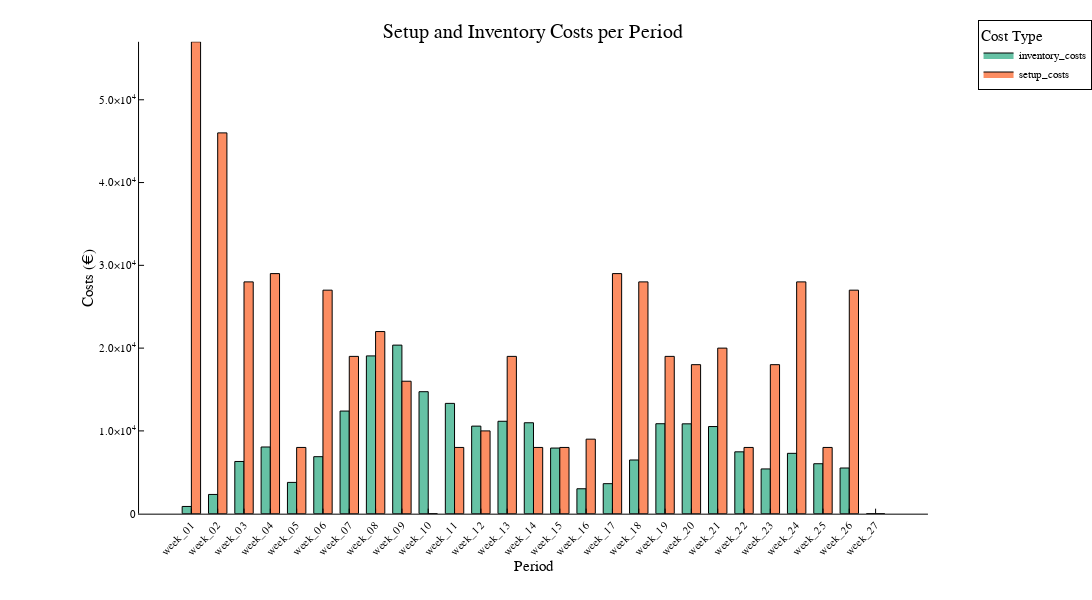

The notebook cell saved with this chart:
### Code cell
stacked_costs = create_cost_results()
p = create_cost_plot(stacked_costs)

### Figure 1 — Plotly figure (JSON) as saved in the notebook; plotly's stock layout.template omitted (floating-point values rounded to 4 significant figures)
{"data": [{"fill": "tozeroy", "fillcolor": "rgba(102, 194, 165, 1.000)", "legendgroup": "inventory_costs", "line": {"color": "rgba(0, 0, 0, 1.000)", "dash": "solid", "width": 1}, "mode": "lines", "name": "inventory_costs", "showlegend": true, "type": "scatter", "x": [0.15, 0.15, 0.5, 0.5, 0.15, 0.15], "xaxis": "x1", "y": [871, 0, 0, 871, 871, 871], "yaxis": "y1"}, {"fill": "tozeroy", "fillcolor": "rgba(102, 194, 165, 1.000)", "legendgroup": "inventory_costs", "line": {"color": "rgba(0, 0, 0, 1.000)", "dash": "solid", "width": 1}, "mode": "lines", "name": "inventory_costs", "showlegend": false, "type": "scatter", "x": [1.15, 1.15, 1.5, 1.5, 1.15, 1.15], "xaxis": "x1", "y": [2323.0, 0, 0, 2323.0, 2323.0, 2323.0], "yaxis": "y1"}, {"fill": "tozeroy", "fillcolor": "rgba(102, 194, 165, 1.000)", "legendgroup": "inventory_costs", "line": {"color": "rgba(0, 0, 0, 1.000)", "dash": "solid", "width": 1}, "mode": "lines", "name": "inventory_costs", "showlegend": false, "type": "scatter", "x": [2.15, 2.15, 2.5, 2.5, 2.15, 2.15], "xaxis": "x1", "y": [6305.0, 0, 0, 6305.0, 6305.0, 6305.0], "yaxis": "y1"}, {"fill": "tozeroy", "fillcolor": "rgba(102, 194, 165, 1.000)", "legendgroup": "inventory_costs", "line": {"color": "rgba(0, 0, 0, 1.000)", "dash": "solid", "width": 1}, "mode": "lines", "name": "inventory_costs", "showlegend": false, "type": "scatter", "x": [3.15, 3.15, 3.5, 3.5, 3.15, 3.15], "xaxis": "x1", "y": [8055.0, 0, 0, 8055.0, 8055.0, 8055.0], "yaxis": "y1"}, {"fill": "tozeroy", "fillcolor": "rgba(102, 194, 165, 1.000)", "legendgroup": "inventory_costs", "line": {"color": "rgba(0, 0, 0, 1.000)", "dash": "solid", "width": 1}, "mode": "lines", "name": "inventory_costs", "showlegend": false, "type": "scatter", "x": [4.15, 4.15, 4.5, 4.5, 4.15, 4.15], "xaxis": "x1", "y": [3778.0, 0, 0, 3778.0, 3778.0, 3778.0], "yaxis": "y1"}, {"fill": "tozeroy", "fillcolor": "rgba(102, 194, 165, 1.000)", "legendgroup": "inventory_costs", "line": {"color": "rgba(0, 0, 0, 1.000)", "dash": "solid", "width": 1}, "mode": "lines", "name": "inventory_costs", "showlegend": false, "type": "scatter", "x": [5.15, 5.15, 5.5, 5.5, 5.15, 5.15], "xaxis": "x1", "y": [6884.0, 0, 0, 6884.0, 6884.0, 6884.0], "yaxis": "y1"}, {"fill": "tozeroy", "fillcolor": "rgba(102, 194, 165, 1.000)", "legendgroup": "inventory_costs", "line": {"color": "rgba(0, 0, 0, 1.000)", "dash": "solid", "width": 1}, "mode": "lines", "name": "inventory_costs", "showlegend": false, "type": "scatter", "x": [6.15, 6.15, 6.5, 6.5, 6.15, 6.15], "xaxis": "x1", "y": [12400.0, 0, 0, 12400.0, 12400.0, 12400.0], "yaxis": "y1"}, {"fill": "tozeroy", "fillcolor": "rgba(102, 194, 165, 1.000)", "legendgroup": "inventory_costs", "line": {"color": "rgba(0, 0, 0, 1.000)", "dash": "solid", "width": 1}, "mode": "lines", "name": "inventory_costs", "showlegend": false, "type": "scatter", "x": [7.15, 7.15, 7.5, 7.5, 7.15, 7.15], "xaxis": "x1", "y": [19060.0, 0, 0, 19060.0, 19060.0, 19060.0], "yaxis": "y1"}, {"fill": "tozeroy", "fillcolor": "rgba(102, 194, 165, 1.000)", "legendgroup": "inventory_costs", "line": {"color": "rgba(0, 0, 0, 1.000)", "dash": "solid", "width": 1}, "mode": "lines", "name": "inventory_costs", "showlegend": false, "type": "scatter", "x": [8.15, 8.15, 8.5, 8.5, 8.15, 8.15], "xaxis": "x1", "y": [20360.0, 0, 0, 20360.0, 20360.0, 20360.0], "yaxis": "y1"}, {"fill": "tozeroy", "fillcolor": "rgba(102, 194, 165, 1.000)", "legendgroup": "inventory_costs", "line": {"color": "rgba(0, 0, 0, 1.000)", "dash": "solid", "width": 1}, "mode": "lines", "name": "inventory_costs", "showlegend": false, "type": "scatter", "x": [9.15, 9.15, 9.5, 9.5, 9.15, 9.15], "xaxis": "x1", "y": [14730.0, 0, 0, 14730.0, 14730.0, 14730.0], "yaxis": "y1"}, {"fill": "tozeroy", "fillcolor": "rgba(102, 194, 165, 1.000)", "legendgroup": "inventory_costs", "line": {"color": "rgba(0, 0, 0, 1.000)", "dash": "solid", "width": 1}, "mode": "lines", "name": "inventory_costs", "showlegend": false, "type": "scatter", "x": [10.15, 10.15, 10.5, 10.5, 10.15, 10.15], "xaxis": "x1", "y": [13320.0, 0, 0, 13320.0, 13320.0, 13320.0], "yaxis": "y1"}, {"fill": "tozeroy", "fillcolor": "rgba(102, 194, 165, 1.000)", "legendgroup": "inventory_costs", "line": {"color": "rgba(0, 0, 0, 1.000)", "dash": "solid", "width": 1}, "mode": "lines", "name": "inventory_costs", "showlegend": false, "type": "scatter", "x": [11.15, 11.15, 11.5, 11.5, 11.15, 11.15], "xaxis": "x1", "y": [10580.0, 0, 0, 10580.0, 10580.0, 10580.0], "yaxis": "y1"}, {"fill": "tozeroy", "fillcolor": "rgba(102, 194, 165, 1.000)", "legendgroup": "inventory_costs", "line": {"color": "rgba(0, 0, 0, 1.000)", "dash": "solid", "width": 1}, "mode": "lines", "name": "inventory_costs", "showlegend": false, "type": "scatter", "x": [12.15, 12.15, 12.5, 12.5, 12.15, 12.15], "xaxis": "x1", "y": [11160.0, 0, 0, 11160.0, 11160.0, 11160.0], "yaxis": "y1"}, {"fill": "tozeroy", "fillcolor": "rgba(102, 194, 165, 1.000)", "legendgroup": "inventory_costs", "line": {"color": "rgba(0, 0, 0, 1.000)", "dash": "solid", "width": 1}, "mode": "lines", "name": "inventory_costs", "showlegend": false, "type": "scatter", "x": [13.15, 13.15, 13.5, 13.5, 13.15, 13.15], "xaxis": "x1", "y": [10980.0, 0, 0, 10980.0, 10980.0, 10980.0], "yaxis": "y1"}, {"fill": "tozeroy", "fillcolor": "rgba(102, 194, 165, 1.000)", "legendgroup": "inventory_costs", "line": {"color": "rgba(0, 0, 0, 1.000)", "dash": "solid", "width": 1}, "mode": "lines", "name": "inventory_costs", "showlegend": false, "type": "scatter", "x": [14.15, 14.15, 14.5, 14.5, 14.15, 14.15], "xaxis": "x1", "y": [7927.0, 0, 0, 7927.0, 7927.0, 7927.0], "yaxis": "y1"}, {"fill": "tozeroy", "fillcolor": "rgba(102, 194, 165, 1.000)", "legendgroup": "inventory_costs", "line": {"color": "rgba(0, 0, 0, 1.000)", "dash": "solid", "width": 1}, "mode": "lines", "name": "inventory_costs", "showlegend": false, "type": "scatter", "x": [15.15, 15.15, 15.5, 15.5, 15.15, 15.15], "xaxis": "x1", "y": [3009.0, 0, 0, 3009.0, 3009.0, 3009.0], "yaxis": "y1"}, {"fill": "tozeroy", "fillcolor": "rgba(102, 194, 165, 1.000)", "legendgroup": "inventory_costs", "line": {"color": "rgba(0, 0, 0, 1.000)", "dash": "solid", "width": 1}, "mode": "lines", "name": "inventory_costs", "showlegend": false, "type": "scatter", "x": [16.15, 16.15, 16.5, 16.5, 16.15, 16.15], "xaxis": "x1", "y": [3625.0, 0, 0, 3625.0, 3625.0, 3625.0], "yaxis": "y1"}, {"fill": "tozeroy", "fillcolor": "rgba(102, 194, 165, 1.000)", "legendgroup": "inventory_costs", "line": {"color": "rgba(0, 0, 0, 1.000)", "dash": "solid", "width": 1}, "mode": "lines", "name": "inventory_costs", "showlegend": false, "type": "scatter", "x": [17.15, 17.15, 17.5, 17.5, 17.15, 17.15], "xaxis": "x1", "y": [6484.0, 0, 0, 6484.0, 6484.0, 6484.0], "yaxis": "y1"}, {"fill": "tozeroy", "fillcolor": "rgba(102, 194, 165, 1.000)", "legendgroup": "inventory_costs", "line": {"color": "rgba(0, 0, 0, 1.000)", "dash": "solid", "width": 1}, "mode": "lines", "name": "inventory_costs", "showlegend": false, "type": "scatter", "x": [18.15, 18.15, 18.5, 18.5, 18.15, 18.15], "xaxis": "x1", "y": [10870.0, 0, 0, 10870.0, 10870.0, 10870.0], "yaxis": "y1"}, {"fill": "tozeroy", "fillcolor": "rgba(102, 194, 165, 1.000)", "legendgroup": "inventory_costs", "line": {"color": "rgba(0, 0, 0, 1.000)", "dash": "solid", "width": 1}, "mode": "lines", "name": "inventory_costs", "showlegend": false, "type": "scatter", "x": [19.15, 19.15, 19.5, 19.5, 19.15, 19.15], "xaxis": "x1", "y": [10850.0, 0, 0, 10850.0, 10850.0, 10850.0], "yaxis": "y1"}, {"fill": "tozeroy", "fillcolor": "rgba(102, 194, 165, 1.000)", "legendgroup": "inventory_costs", "line": {"color": "rgba(0, 0, 0, 1.000)", "dash": "solid", "width": 1}, "mode": "lines", "name": "inventory_costs", "showlegend": false, "type": "scatter", "x": [20.15, 20.15, 20.5, 20.5, 20.15, 20.15], "xaxis": "x1", "y": [10530.0, 0, 0, 10530.0, 10530.0, 10530.0], "yaxis": "y1"}, {"fill": "tozeroy", "fillcolor": "rgba(102, 194, 165, 1.000)", "legendgroup": "inventory_costs", "line": {"color": "rgba(0, 0, 0, 1.000)", "dash": "solid", "width": 1}, "mode": "lines", "name": "inventory_costs", "showlegend": false, "type": "scatter", "x": [21.15, 21.15, 21.5, 21.5, 21.15, 21.15], "xaxis": "x1", "y": [7470.0, 0, 0, 7470.0, 7470.0, 7470.0], "yaxis": "y1"}, {"fill": "tozeroy", "fillcolor": "rgba(102, 194, 165, 1.000)", "legendgroup": "inventory_costs", "line": {"color": "rgba(0, 0, 0, 1.000)", "dash": "solid", "width": 1}, "mode": "lines", "name": "inventory_costs", "showlegend": false, "type": "scatter", "x": [22.15, 22.15, 22.5, 22.5, 22.15, 22.15], "xaxis": "x1", "y": [5405.0, 0, 0, 5405.0, 5405.0, 5405.0], "yaxis": "y1"}, {"fill": "tozeroy", "fillcolor": "rgba(102, 194, 165, 1.000)", "legendgroup": "inventory_costs", "line": {"color": "rgba(0, 0, 0, 1.000)", "dash": "solid", "width": 1}, "mode": "lines", "name": "inventory_costs", "showlegend": false, "type": "scatter", "x": [23.15, 23.15, 23.5, 23.5, 23.15, 23.15], "xaxis": "x1", "y": [7288.0, 0, 0, 7288.0, 7288.0, 7288.0], "yaxis": "y1"}, {"fill": "tozeroy", "fillcolor": "rgba(102, 194, 165, 1.000)", "legendgroup": "inventory_costs", "line": {"color": "rgba(0, 0, 0, 1.000)", "dash": "solid", "width": 1}, "mode": "lines", "name": "inventory_costs", "showlegend": false, "type": "scatter", "x": [24.15, 24.15, 24.5, 24.5, 24.15, 24.15], "xaxis": "x1", "y": [6034.0, 0, 0, 6034.0, 6034.0, 6034.0], "yaxis": "y1"}, {"fill": "tozeroy", "fillcolor": "rgba(102, 194, 165, 1.000)", "legendgroup": "inventory_costs", "line": {"color": "rgba(0, 0, 0, 1.000)", "dash": "solid", "width": 1}, "mode": "lines", "name": "inventory_costs", "showlegend": false, "type": "scatter", "x": [25.15, 25.15, 25.5, 25.5, 25.15, 25.15], "xaxis": "x1", "y": [5515.0, 0, 0, 5515.0, 5515.0, 5515.0], "yaxis": "y1"}, {"fill": "tozeroy", "fillcolor": "rgba(102, 194, 165, 1.000)", "legendgroup": "inventory_costs", "line": {"color": "rgba(0, 0, 0, 1.000)", "dash": "solid", "width": 1}, "mode": "lines", "name": "inventory_costs", "showlegend": false, "type": "scatter", "x": [26.15, 26.15, 26.5, 26.5, 26.15, 26.15], "xaxis": "x1", "y": [0, 0, 0, 0, 0, 0], "yaxis": "y1"}, {"colorbar": {"len": 0.8426, "title": "", "x": 0.9967, "y": 0.5397}, "legendgroup": "inventory_costs", "marker": {"color": "rgba(102, 194, 165, 0.000)", "line": {"color": "rgba(0, 0, 0, 0.000)", "width": 1}, "size": 0, "symbol": "circle"}, "mode": "markers", "name": "inventory_costs", "showlegend": false, "type": "scatter", "x": [0.325, 1.325, 2.325, 3.325, 4.325, 5.325, 6.325, 7.325, 8.325, 9.325, 10.33, 11.33, 12.33, 13.33, 14.33, 15.33, 16.32, 17.32, 18.32, 19.32, 20.32, 21.32, 22.32, 23.32, 24.32, 25.32, 26.32], "xaxis": "x", "y": [871, 2323.0, 6305.0, 8055.0, 3778.0, 6884.0, 12400.0, 19060.0, 20360.0, 14730.0, 13320.0, 10580.0, 11160.0, 10980.0, 7927.0, 3009.0, 3625.0, 6484.0, 10870.0, 10850.0, 10530.0, 7470.0, 5405.0, 7288.0, 6034.0, 5515.0, 0], "yaxis": "y"}, {"fill": "tozeroy", "fillcolor": "rgba(252, 141, 98, 1.000)", "legendgroup": "setup_costs", "line": {"color": "rgba(0, 0, 0, 1.000)", "dash": "solid", "width": 1}, "mode": "lines", "name": "setup_costs", "showlegend": true, "type": "scatter", "x": [0.5, 0.5, 0.85, 0.85, 0.5, 0.5], "xaxis": "x1", "y": [57000, 0, 0, 57000, 57000, 57000], "yaxis": "y1"}, {"fill": "tozeroy", "fillcolor": "rgba(252, 141, 98, 1.000)", "legendgroup": "setup_costs", "line": {"color": "rgba(0, 0, 0, 1.000)", "dash": "solid", "width": 1}, "mode": "lines", "name": "setup_costs", "showlegend": false, "type": "scatter", "x": [1.5, 1.5, 1.85, 1.85, 1.5, 1.5], "xaxis": "x1", "y": [46000, 0, 0, 46000, 46000, 46000], "yaxis": "y1"}, {"fill": "tozeroy", "fillcolor": "rgba(252, 141, 98, 1.000)", "legendgroup": "setup_costs", "line": {"color": "rgba(0, 0, 0, 1.000)", "dash": "solid", "width": 1}, "mode": "lines", "name": "setup_costs", "showlegend": false, "type": "scatter", "x": [2.5, 2.5, 2.85, 2.85, 2.5, 2.5], "xaxis": "x1", "y": [28000, 0, 0, 28000, 28000, 28000], "yaxis": "y1"}, {"fill": "tozeroy", "fillcolor": "rgba(252, 141, 98, 1.000)", "legendgroup": "setup_costs", "line": {"color": "rgba(0, 0, 0, 1.000)", "dash": "solid", "width": 1}, "mode": "lines", "name": "setup_costs", "showlegend": false, "type": "scatter", "x": [3.5, 3.5, 3.85, 3.85, 3.5, 3.5], "xaxis": "x1", "y": [29000, 0, 0, 29000, 29000, 29000], "yaxis": "y1"}, {"fill": "tozeroy", "fillcolor": "rgba(252, 141, 98, 1.000)", "legendgroup": "setup_costs", "line": {"color": "rgba(0, 0, 0, 1.000)", "dash": "solid", "width": 1}, "mode": "lines", "name": "setup_costs", "showlegend": false, "type": "scatter", "x": [4.5, 4.5, 4.85, 4.85, 4.5, 4.5], "xaxis": "x1", "y": [8000, 0, 0, 8000, 8000, 8000], "yaxis": "y1"}, {"fill": "tozeroy", "fillcolor": "rgba(252, 141, 98, 1.000)", "legendgroup": "setup_costs", "line": {"color": "rgba(0, 0, 0, 1.000)", "dash": "solid", "width": 1}, "mode": "lines", "name": "setup_costs", "showlegend": false, "type": "scatter", "x": [5.5, 5.5, 5.85, 5.85, 5.5, 5.5], "xaxis": "x1", "y": [27000, 0, 0, 27000, 27000, 27000], "yaxis": "y1"}, {"fill": "tozeroy", "fillcolor": "rgba(252, 141, 98, 1.000)", "legendgroup": "setup_costs", "line": {"color": "rgba(0, 0, 0, 1.000)", "dash": "solid", "width": 1}, "mode": "lines", "name": "setup_costs", "showlegend": false, "type": "scatter", "x": [6.5, 6.5, 6.85, 6.85, 6.5, 6.5], "xaxis": "x1", "y": [19000, 0, 0, 19000, 19000, 19000], "yaxis": "y1"}, {"fill": "tozeroy", "fillcolor": "rgba(252, 141, 98, 1.000)", "legendgroup": "setup_costs", "line": {"color": "rgba(0, 0, 0, 1.000)", "dash": "solid", "width": 1}, "mode": "lines", "name": "setup_costs", "showlegend": false, "type": "scatter", "x": [7.5, 7.5, 7.85, 7.85, 7.5, 7.5], "xaxis": "x1", "y": [22000, 0, 0, 22000, 22000, 22000], "yaxis": "y1"}, {"fill": "tozeroy", "fillcolor": "rgba(252, 141, 98, 1.000)", "legendgroup": "setup_costs", "line": {"color": "rgba(0, 0, 0, 1.000)", "dash": "solid", "width": 1}, "mode": "lines", "name": "setup_costs", "showlegend": false, "type": "scatter", "x": [8.5, 8.5, 8.85, 8.85, 8.5, 8.5], "xaxis": "x1", "y": [16000, 0, 0, 16000, 16000, 16000], "yaxis": "y1"}, {"fill": "tozeroy", "fillcolor": "rgba(252, 141, 98, 1.000)", "legendgroup": "setup_costs", "line": {"color": "rgba(0, 0, 0, 1.000)", "dash": "solid", "width": 1}, "mode": "lines", "name": "setup_costs", "showlegend": false, "type": "scatter", "x": [9.5, 9.5, 9.85, 9.85, 9.5, 9.5], "xaxis": "x1", "y": [0, 0, 0, 0, 0, 0], "yaxis": "y1"}, {"fill": "tozeroy", "fillcolor": "rgba(252, 141, 98, 1.000)", "legendgroup": "setup_costs", "line": {"color": "rgba(0, 0, 0, 1.000)", "dash": "solid", "width": 1}, "mode": "lines", "name": "setup_costs", "showlegend": false, "type": "scatter", "x": [10.5, 10.5, 10.85, 10.85, 10.5, 10.5], "xaxis": "x1", "y": [8000, 0, 0, 8000, 8000, 8000], "yaxis": "y1"}, {"fill": "tozeroy", "fillcolor": "rgba(252, 141, 98, 1.000)", "legendgroup": "setup_costs", "line": {"color": "rgba(0, 0, 0, 1.000)", "dash": "solid", "width": 1}, "mode": "lines", "name": "setup_costs", "showlegend": false, "type": "scatter", "x": [11.5, 11.5, 11.85, 11.85, 11.5, 11.5], "xaxis": "x1", "y": [10000, 0, 0, 10000, 10000, 10000], "yaxis": "y1"}, {"fill": "tozeroy", "fillcolor": "rgba(252, 141, 98, 1.000)", "legendgroup": "setup_costs", "line": {"color": "rgba(0, 0, 0, 1.000)", "dash": "solid", "width": 1}, "mode": "lines", "name": "setup_costs", "showlegend": false, "type": "scatter", "x": [12.5, 12.5, 12.85, 12.85, 12.5, 12.5], "xaxis": "x1", "y": [19000, 0, 0, 19000, 19000, 19000], "yaxis": "y1"}, {"fill": "tozeroy", "fillcolor": "rgba(252, 141, 98, 1.000)", "legendgroup": "setup_costs", "line": {"color": "rgba(0, 0, 0, 1.000)", "dash": "solid", "width": 1}, "mode": "lines", "name": "setup_costs", "showlegend": false, "type": "scatter", "x": [13.5, 13.5, 13.85, 13.85, 13.5, 13.5], "xaxis": "x1", "y": [8000, 0, 0, 8000, 8000, 8000], "yaxis": "y1"}, {"fill": "tozeroy", "fillcolor": "rgba(252, 141, 98, 1.000)", "legendgroup": "setup_costs", "line": {"color": "rgba(0, 0, 0, 1.000)", "dash": "solid", "width": 1}, "mode": "lines", "name": "setup_costs", "showlegend": false, "type": "scatter", "x": [14.5, 14.5, 14.85, 14.85, 14.5, 14.5], "xaxis": "x1", "y": [8000, 0, 0, 8000, 8000, 8000], "yaxis": "y1"}, {"fill": "tozeroy", "fillcolor": "rgba(252, 141, 98, 1.000)", "legendgroup": "setup_costs", "line": {"color": "rgba(0, 0, 0, 1.000)", "dash": "solid", "width": 1}, "mode": "lines", "name": "setup_costs", "showlegend": false, "type": "scatter", "x": [15.5, 15.5, 15.85, 15.85, 15.5, 15.5], "xaxis": "x1", "y": [9000, 0, 0, 9000, 9000, 9000], "yaxis": "y1"}, {"fill": "tozeroy", "fillcolor": "rgba(252, 141, 98, 1.000)", "legendgroup": "setup_costs", "line": {"color": "rgba(0, 0, 0, 1.000)", "dash": "solid", "width": 1}, "mode": "lines", "name": "setup_costs", "showlegend": false, "type": "scatter", "x": [16.5, 16.5, 16.85, 16.85, 16.5, 16.5], "xaxis": "x1", "y": [29000, 0, 0, 29000, 29000, 29000], "yaxis": "y1"}, {"fill": "tozeroy", "fillcolor": "rgba(252, 141, 98, 1.000)", "legendgroup": "setup_costs", "line": {"color": "rgba(0, 0, 0, 1.000)", "dash": "solid", "width": 1}, "mode": "lines", "name": "setup_costs", "showlegend": false, "type": "scatter", "x": [17.5, 17.5, 17.85, 17.85, 17.5, 17.5], "xaxis": "x1", "y": [28000, 0, 0, 28000, 28000, 28000], "yaxis": "y1"}, {"fill": "tozeroy", "fillcolor": "rgba(252, 141, 98, 1.000)", "legendgroup": "setup_costs", "line": {"color": "rgba(0, 0, 0, 1.000)", "dash": "solid", "width": 1}, "mode": "lines", "name": "setup_costs", "showlegend": false, "type": "scatter", "x": [18.5, 18.5, 18.85, 18.85, 18.5, 18.5], "xaxis": "x1", "y": [19000, 0, 0, 19000, 19000, 19000], "yaxis": "y1"}, {"fill": "tozeroy", "fillcolor": "rgba(252, 141, 98, 1.000)", "legendgroup": "setup_costs", "line": {"color": "rgba(0, 0, 0, 1.000)", "dash": "solid", "width": 1}, "mode": "lines", "name": "setup_costs", "showlegend": false, "type": "scatter", "x": [19.5, 19.5, 19.85, 19.85, 19.5, 19.5], "xaxis": "x1", "y": [18000, 0, 0, 18000, 18000, 18000], "yaxis": "y1"}, {"fill": "tozeroy", "fillcolor": "rgba(252, 141, 98, 1.000)", "legendgroup": "setup_costs", "line": {"color": "rgba(0, 0, 0, 1.000)", "dash": "solid", "width": 1}, "mode": "lines", "name": "setup_costs", "showlegend": false, "type": "scatter", "x": [20.5, 20.5, 20.85, 20.85, 20.5, 20.5], "xaxis": "x1", "y": [20000, 0, 0, 20000, 20000, 20000], "yaxis": "y1"}, {"fill": "tozeroy", "fillcolor": "rgba(252, 141, 98, 1.000)", "legendgroup": "setup_costs", "line": {"color": "rgba(0, 0, 0, 1.000)", "dash": "solid", "width": 1}, "mode": "lines", "name": "setup_costs", "showlegend": false, "type": "scatter", "x": [21.5, 21.5, 21.85, 21.85, 21.5, 21.5], "xaxis": "x1", "y": [8000, 0, 0, 8000, 8000, 8000], "yaxis": "y1"}, {"fill": "tozeroy", "fillcolor": "rgba(252, 141, 98, 1.000)", "legendgroup": "setup_costs", "line": {"color": "rgba(0, 0, 0, 1.000)", "dash": "solid", "width": 1}, "mode": "lines", "name": "setup_costs", "showlegend": false, "type": "scatter", "x": [22.5, 22.5, 22.85, 22.85, 22.5, 22.5], "xaxis": "x1", "y": [18000, 0, 0, 18000, 18000, 18000], "yaxis": "y1"}, {"fill": "tozeroy", "fillcolor": "rgba(252, 141, 98, 1.000)", "legendgroup": "setup_costs", "line": {"color": "rgba(0, 0, 0, 1.000)", "dash": "solid", "width": 1}, "mode": "lines", "name": "setup_costs", "showlegend": false, "type": "scatter", "x": [23.5, 23.5, 23.85, 23.85, 23.5, 23.5], "xaxis": "x1", "y": [28000, 0, 0, 28000, 28000, 28000], "yaxis": "y1"}, {"fill": "tozeroy", "fillcolor": "rgba(252, 141, 98, 1.000)", "legendgroup": "setup_costs", "line": {"color": "rgba(0, 0, 0, 1.000)", "dash": "solid", "width": 1}, "mode": "lines", "name": "setup_costs", "showlegend": false, "type": "scatter", "x": [24.5, 24.5, 24.85, 24.85, 24.5, 24.5], "xaxis": "x1", "y": [8000, 0, 0, 8000, 8000, 8000], "yaxis": "y1"}, {"fill": "tozeroy", "fillcolor": "rgba(252, 141, 98, 1.000)", "legendgroup": "setup_costs", "line": {"color": "rgba(0, 0, 0, 1.000)", "dash": "solid", "width": 1}, "mode": "lines", "name": "setup_costs", "showlegend": false, "type": "scatter", "x": [25.5, 25.5, 25.85, 25.85, 25.5, 25.5], "xaxis": "x1", "y": [27000, 0, 0, 27000, 27000, 27000], "yaxis": "y1"}, {"fill": "tozeroy", "fillcolor": "rgba(252, 141, 98, 1.000)", "legendgroup": "setup_costs", "line": {"color": "rgba(0, 0, 0, 1.000)", "dash": "solid", "width": 1}, "mode": "lines", "name": "setup_costs", "showlegend": false, "type": "scatter", "x": [26.5, 26.5, 26.85, 26.85, 26.5, 26.5], "xaxis": "x1", "y": [0, 0, 0, 0, 0, 0], "yaxis": "y1"}, {"colorbar": {"len": 0.8426, "title": "", "x": 0.9967, "y": 0.5397}, "legendgroup": "setup_costs", "marker": {"color": "rgba(252, 141, 98, 0.000)", "line": {"color": "rgba(0, 0, 0, 0.000)", "width": 1}, "size": 0, "symbol": "circle"}, "mode": "markers", "name": "setup_costs", "showlegend": false, "type": "scatter", "x": [0.675, 1.675, 2.675, 3.675, 4.675, 5.675, 6.675, 7.675, 8.675, 9.675, 10.68, 11.68, 12.68, 13.68, 14.68, 15.68, 16.68, 17.68, 18.68, 19.68, 20.68, 21.68, 22.68, 23.68, 24.68, 25.68, 26.68], "xaxis": "x", "y": [57000, 46000, 28000, 29000, 8000, 27000, 19000, 22000, 16000, 0, 8000, 10000, 19000, 8000, 8000, 9000, 29000, 28000, 19000, 18000, 20000, 8000, 18000, 28000, 8000, 27000, 0], "yaxis": "y"}], "layout": {"annotations": [{"font": {"color": "rgba(0, 0, 0, 1.000)", "family": "sans-serif", "size": 20}, "rotation": 0, "showarrow": false, "text": "Setup and Inventory Costs per Period", "x": 0.573, "xanchor": "center", "xref": "paper", "y": 1, "yanchor": "top", "yref": "paper"}], "height": 600, "legend": {"bgcolor": "rgba(255, 255, 255, 1.000)", "bordercolor": "rgba(0, 0, 0, 1.000)", "borderwidth": 1, "font": {"color": "rgba(0, 0, 0, 1.000)", "family": "sans-serif", "size": 11}, "title": {"font": {"color": "rgba(0, 0, 0, 1.000)", "family": "sans-serif", "size": 15}, "text": "Cost Type"}, "tracegroupgap": 0, "traceorder": "normal", "x": 1.05, "xanchor": "upper", "y": 1, "yanchor": "right"}, "margin": {"b": 20, "l": 0, "r": 0, "t": 20}, "paper_bgcolor": "rgba(255, 255, 255, 1.000)", "plot_bgcolor": "rgba(255, 255, 255, 1.000)", "showlegend": true, "width": 1200, "xaxis": {"anchor": "y", "domain": [0.1493, 0.9967], "gridcolor": "rgba(0, 0, 0, 0.100)", "gridwidth": 0.5, "linecolor": "rgba(0, 0, 0, 1.000)", "mirror": false, "range": [-1.489, 28.49], "showgrid": false, "showline": true, "showticklabels": true, "tickangle": -45, "tickcolor": "rgb(0, 0, 0)", "tickfont": {"color": "rgba(0, 0, 0, 1.000)", "family": "sans-serif", "size": 11}, "tickmode": "array", "ticks": "inside", "ticktext": ["week_01", "week_02", "week_03", "week_04", "week_05", "week_06", "week_07", "week_08", "week_09", "week_10", "week_11", "week_12", "week_13", "week_14", "week_15", "week_16", "week_17", "week_18", "week_19", "week_20", "week_21", "week_22", "week_23", "week_24", "week_25", "week_26", "week_27"], "tickvals": [0.5, 1.5, 2.5, 3.5, 4.5, 5.5, 6.5, 7.5, 8.5, 9.5, 10.5, 11.5, 12.5, 13.5, 14.5, 15.5, 16.5, 17.5, 18.5, 19.5, 20.5, 21.5, 22.5, 23.5, 24.5, 25.5, 26.5], "title": "Period", "titlefont": {"color": "rgba(0, 0, 0, 1.000)", "family": "sans-serif", "size": 15}, "type": "-", "visible": true, "zeroline": false, "zerolinecolor": "rgba(0, 0, 0, 1.000)"}, "yaxis": {"anchor": "x", "domain": [0.1184, 0.961], "gridcolor": "rgba(0, 0, 0, 0.100)", "gridwidth": 0.5, "linecolor": "rgba(0, 0, 0, 1.000)", "mirror": false, "range": [0, 57000], "showgrid": false, "showline": true, "showticklabels": true, "tickangle": 0, "tickcolor": "rgb(0, 0, 0)", "tickfont": {"color": "rgba(0, 0, 0, 1.000)", "family": "sans-serif", "size": 11}, "tickmode": "array", "ticks": "inside", "ticktext": ["0", "1.0×10<sup>4</sup>", "2.0×10<sup>4</sup>", "3.0×10<sup>4</sup>", "4.0×10<sup>4</sup>", "5.0×10<sup>4</sup>"], "tickvals": [0, 10000, 20000, 30000, 40000, 50000], "title": "Costs (€)", "titlefont": {"color": "rgba(0, 0, 0, 1.000)", "family": "sans-serif", "size": 15}, "type": "-", "visible": true, "zeroline": false, "zerolinecolor": "rgba(0, 0, 0, 1.000)"}}}
